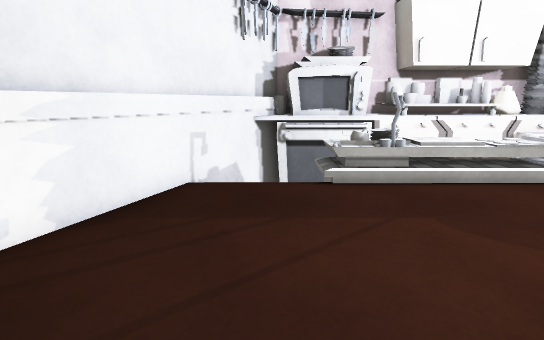
view 1 (above)

19 first-person views from a walk through a Unity game level. The camera is 1.3 m above the floor, tilts 12° down and sees 80° across. The floor is counted in squares, 0.5 m on a side. Each view is taken from the middle of a square. On the plan, view 1 faces up. The plan holds only what a view shows up to about 20 squares ahead; the rest is blank. The place goes on beyond the plan. Some surface patterns are stand-ins.

view 2
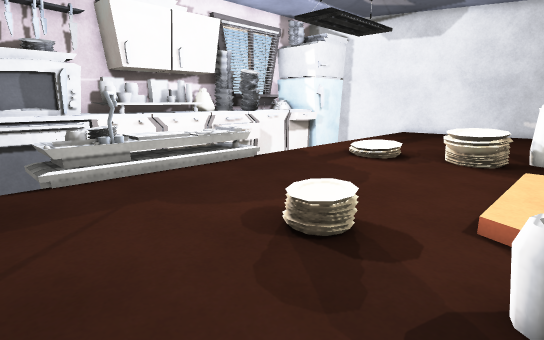

view 3
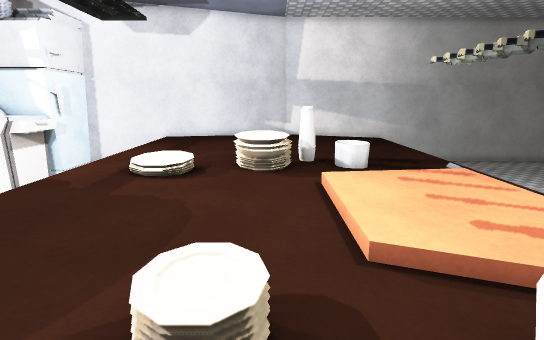

view 4
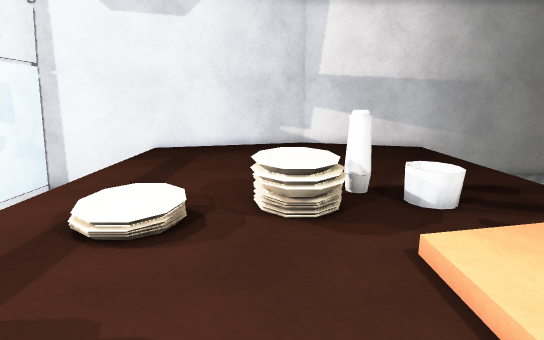

view 5
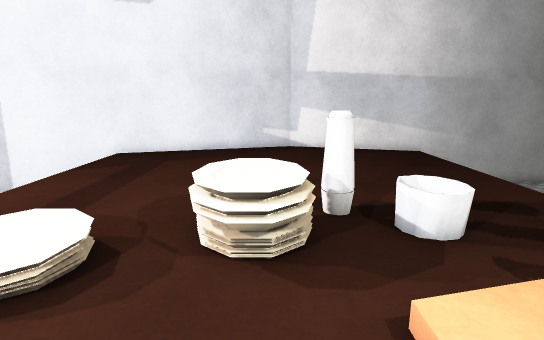

view 6
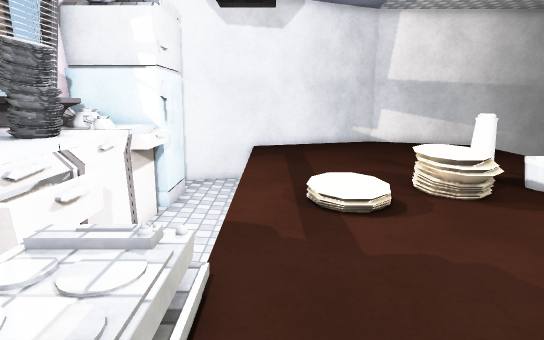

view 7
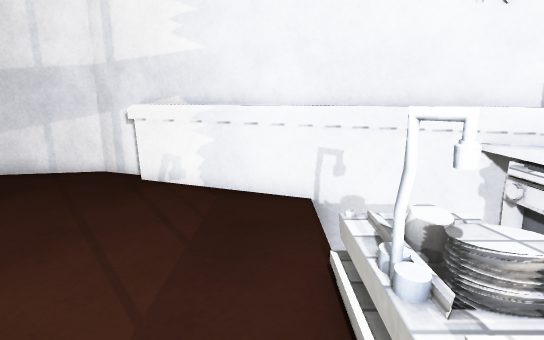

view 8
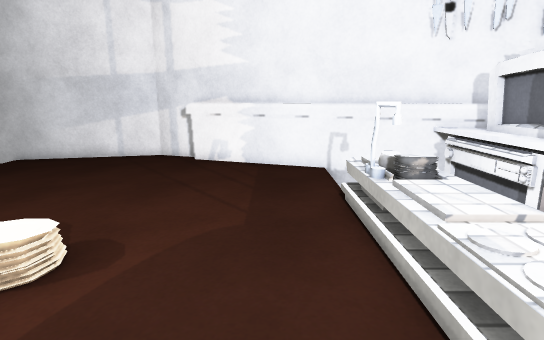

view 9
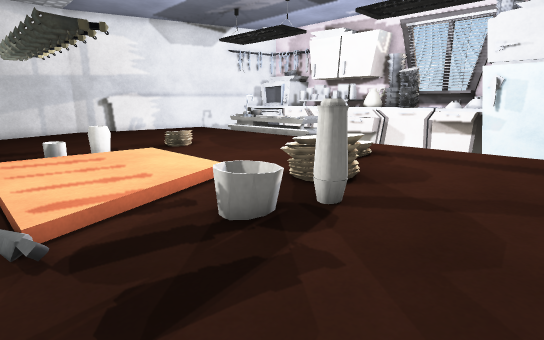

view 10
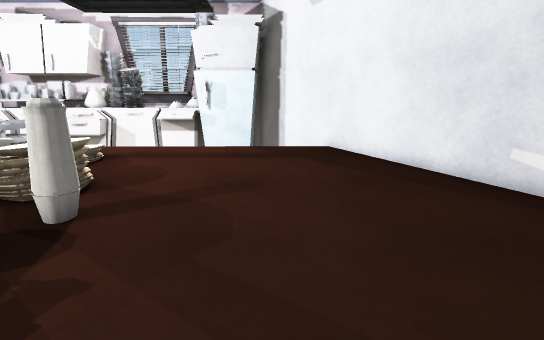

view 11
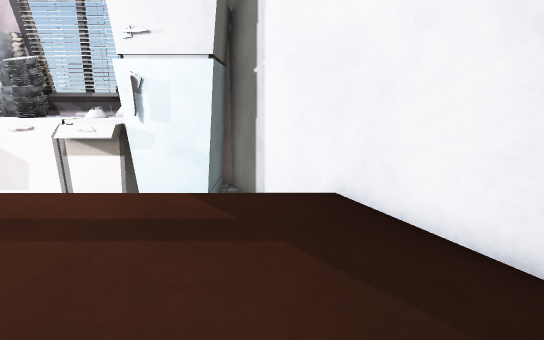

view 12
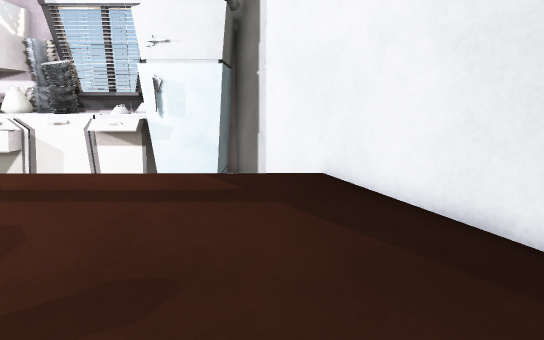

view 13
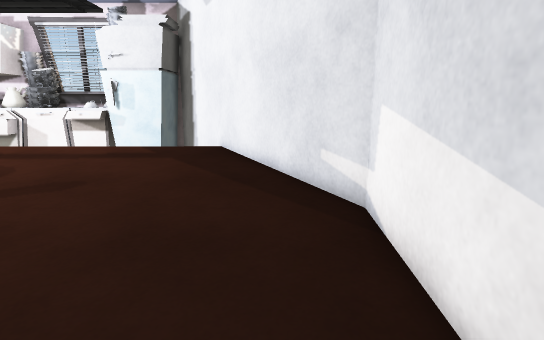

view 14
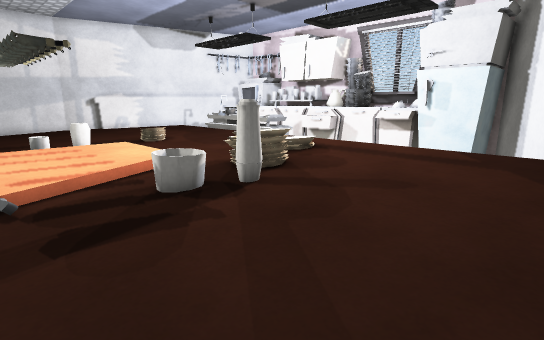

view 15
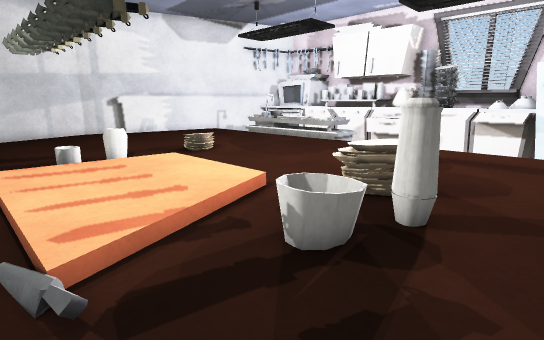

view 16
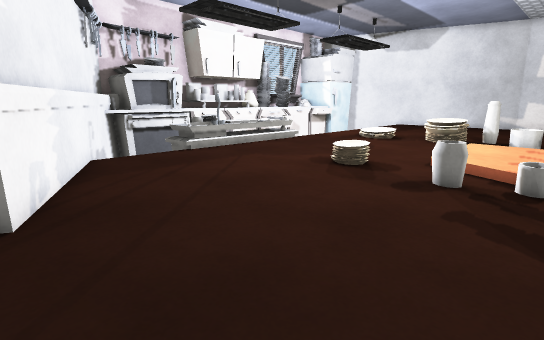

view 17
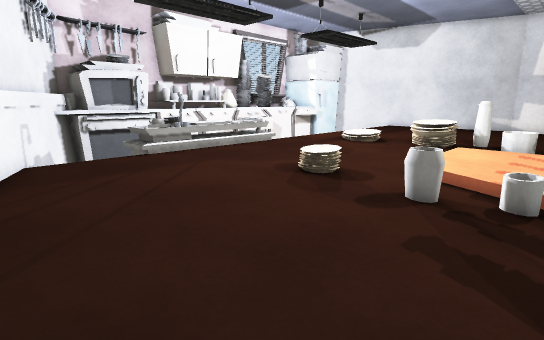

view 18
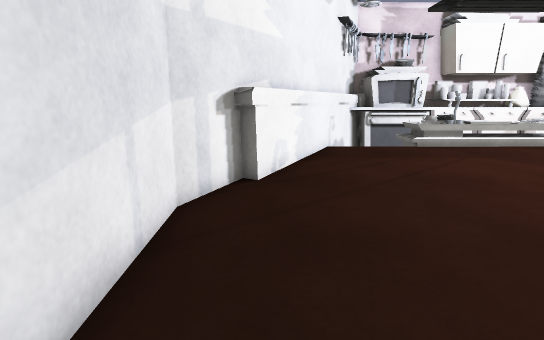

view 19
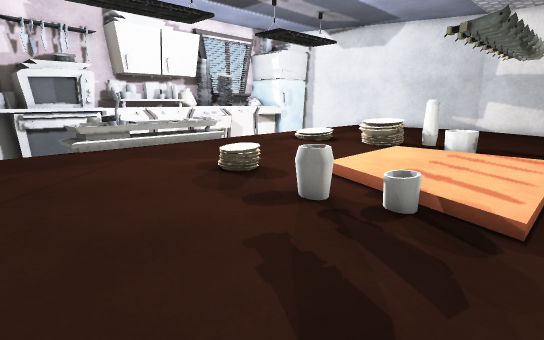

### Floor plan
Key: @ floor where view 1 was taken; # wall or solid block; . main floor; : floor 0.25 m higher than the main floor; + floor 0.5 m higher than the main floor; * floor 0.75 m higher than the main floor; / step, stairs or slope; = window, fence, low wall or low ledge; v drop or lower ground; O other object.
Columns run from 7 left of view 1 to 28 right of it. Each row starts with its distance up from view 1.
 13       ######=#=#===###==# ##vv
 12      ##vvvvvvvvvv+==vv==###vvv
 11      #v  vvvvvvvv     vvvvvvvv##
 10     ##  v*+*****v   ======vvvvv#
  9     ##vvv/##***//vvv======vvvvv#
  8    ##::::::::::::::::::::::::::##
  7    ##........::::::://::::::::::#
  6   ##................::..........##
  5   ##................//...........#
  4  ##................... ..........##
  3 ###.........O........OO=..........#
  2 ##...................OO=..........##
  1 #......................##..........#
  0 #......@....../:::::...##..........#
 -1 #..........==.::::::/.+:...........#
 -2 #.............::::::/..............#
 -3 #............/::::::/..............#
 -4 #............/.....................#
 -5 #...    ...........................#
 -6 #..  .   .....    .................#
 -7 #                  vvvvv vvvvvvv   #
 -8                                    #
 -9                                    #

Where each view was taken, in squares from view 1:
view 1: 0 up, 0 right, facing up
view 2: 1 down, 0 right, facing up-right
view 3: 2 up, 2 right, facing right
view 4: 3 up, 7 right, facing right
view 5: 2 up, 9 right, facing right
view 6: 8 up, 5 right, facing right
view 7: 8 up, 6 right, facing left
view 8: 7 up, 10 right, facing left
view 9: 6 down, 21 right, facing up-left
view 10: 6 down, 21 right, facing up
view 11: 1 up, 22 right, facing up
view 12: 1 down, 22 right, facing up
view 13: 6 down, 26 right, facing up
view 14: 6 down, 24 right, facing up-left
view 15: 6 down, 19 right, facing up-left
view 16: 4 down, 6 left, facing up-right
view 17: 4 down, 4 left, facing up-right
view 18: 6 down, 5 left, facing up
view 19: 6 down, 2 left, facing up-right
